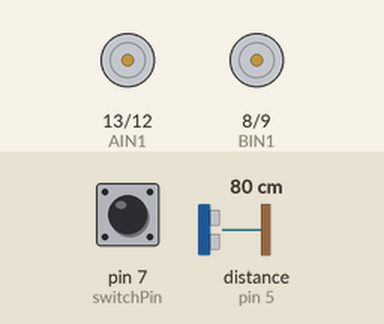
Bench run of a sketch on a simulated Arduino Uno, built with avr-gcc and run on an emulated ATmega328P. Shown: motor-driver pin pairs drawn as motors (green arrow = first pin HIGH = forward, orange = second pin HIGH = backward, longer = more drive, scaled by the enable pin). Wiring (inferred from the names in the program): ultrasonic range finder: trigger pin 6; echo pin 5. Inputs (shaded band) come from the test bench; at power-on: pin 7 (switchPin) HIGH, distance to the obstacle (sensor on pin 5) 80 cm. The echo pulse lasts 58.3 µs per cm.

Above: at 1.2 s.
1.3 s: pin 7 (switchPin) pulled LOW for 0.15 s
At 1.38 s:
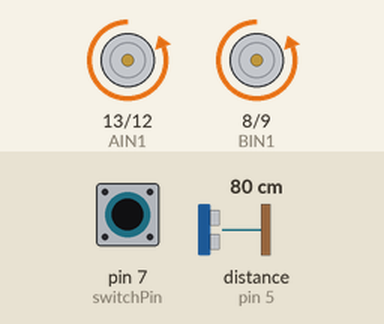
2.9 s: pin 7 (switchPin) pulled LOW for 3.2 s
At 6.4 s:
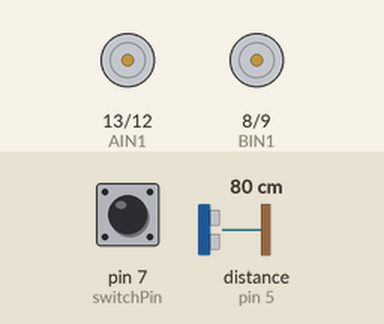
Timing chart, 0 to 7.9 s (numbered marks = the images above; inputs shaded):
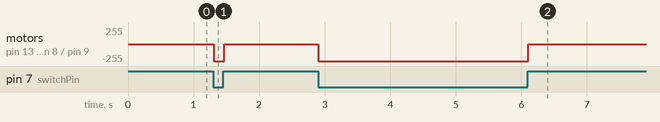

The sketch:

SIK_Circuit_5C-AutonomousRobotEDIT.ino
```cpp
/*
  SparkFun Inventor’s Kit
  Circuit 5C - Autonomous Robot

  This robot will drive around on its own and react to obstacles by backing up and turning to a new direction.
  This sketch was adapted from one of the activities in the SparkFun Guide to Arduino.
  Check out the rest of the book at
  https://www.sparkfun.com/products/14326

  This sketch was written by SparkFun Electronics, with lots of help from the Arduino community.
  This code is completely free for any use.

  View circuit diagram and instructions at: https://learn.sparkfun.com/tutorials/sparkfun-inventors-kit-experiment-guide---v41
  Download drawings and code at: https://github.com/sparkfun/SIK-Guide-Code

********** AUTHORS NOTE:************
  ============================================================================
  This code was mostly recycled from Circuit 5C provided in the Sparkfun Inventor's Kit.
  There are a few additions to the file regarding communication with the other RedBoard.
  ============================================================================
*/
#include <Wire.h>


//the right motor will be controlled by the motor A pins on the motor driver
const int AIN1 = 13;           //control pin 1 on the motor driver for the right motor
const int AIN2 = 12;            //control pin 2 on the motor driver for the right motor
const int PWMA = 11;            //speed control pin on the motor driver for the right motor

//the left motor will be controlled by the motor B pins on the motor driver
const int PWMB = 10;           //speed control pin on the motor driver for the left motor
const int BIN2 = 9;           //control pin 2 on the motor driver for the left motor
const int BIN1 = 8;           //control pin 1 on the motor driver for the left motor


//distance variables
const int trigPin = 6;
const int echoPin = 5;

int switchPin = 7;             //switch to turn the robot on and off

float distance = 0;            //variable to store the distance measured by the distance sensor

//robot behaviour variables
int backupTime = 300;           //amount of time that the robot will back up when it senses an object
int turnTime = 200;             //amount that the robot will turn once it has backed up
int x = 0;
/********************************************************************************/
void setup()
{
  Wire.begin(9); //Code written by Ryan to listen for other board's commands:
  Wire.onReceive(receiveEvent);
  pinMode(trigPin, OUTPUT);       //this pin will send ultrasonic pulses out from the distance sensor
  pinMode(echoPin, INPUT);        //this pin will sense when the pulses reflect back to the distance sensor

  pinMode(switchPin, INPUT_PULLUP);   //set this as a pullup to sense whether the switch is flipped


  //set the motor control pins as outputs
  pinMode(AIN1, OUTPUT);
  pinMode(AIN2, OUTPUT);
  pinMode(PWMA, OUTPUT);

  pinMode(BIN1, OUTPUT);
  pinMode(BIN2, OUTPUT);
  pinMode(PWMB, OUTPUT);

  //Serial.begin(9600);                       //begin serial communication with the computer
  //Serial.print("To infinity and beyond!");  //test the serial connection
} //Code written by Ryan to listen for other board's commands:
void receiveEvent(int bytes) {
  x = Wire.read();    // read one character from the I2C
}

/********************************************************************************/
void loop()
{
  //DETECT THE DISTANCE READ BY THE DISTANCE SENSOR
  int distanceint = 0;
  distance = getDistance();
  distanceint = int(distance);
  //Serial.print("Distance: ");
  //Serial.print(distance);
  //Serial.println(" in");              // print the units

  if (digitalRead(switchPin) == LOW) { //if the on switch is flipped
    if( x == 0){
              if (distanceint < 10) {              //if an object is detected
                //back up and turn
                //Serial.print(" ");
                //Serial.print("BACK!");

                //stop for a moment
                rightMotor(0);
                leftMotor(0);
                delay(200);

                //back up
                rightMotor(-255);
                leftMotor(-255);
                delay(backupTime);

                //turn away from obstacle
                rightMotor(0);
                leftMotor(0);
                delay(turnTime);

              } else {                        //if no obstacle is detected drive forward
               // Serial.print(" ");
                //Serial.print("Moving...");


                rightMotor(255);
                leftMotor(255);
              }
            } else {                        //if the switch is off then stop

              //stop the motors
              rightMotor(0);
              leftMotor(0);
            }

            delay(50);                      //wait 50 milliseconds between readings
          }
     else{
          rightMotor(0);
          leftMotor(0);
    }
  }
/********************************************************************************/
void rightMotor(int motorSpeed)                       //function for driving the right motor
{
  if (motorSpeed > 0)                                 //if the motor should drive forward (positive speed)
  {
    digitalWrite(AIN1, LOW);                         //set pin 1 to high
    digitalWrite(AIN2, HIGH);                          //set pin 2 to low
  }
  else if (motorSpeed < 0)                            //if the motor should drive backward (negative speed)
  {
    digitalWrite(AIN1, HIGH);                          //set pin 1 to low
    digitalWrite(AIN2, LOW);                         //set pin 2 to high
  }
  else                                                //if the motor should stop
  {
    digitalWrite(AIN1, LOW);                          //set pin 1 to low
    digitalWrite(AIN2, LOW);                          //set pin 2 to low
  }
  analogWrite(PWMA, abs(motorSpeed));                 //now that the motor direction is set, drive it at the entered speed
}

/********************************************************************************/
void leftMotor(int motorSpeed)                        //function for driving the left motor
{
  if (motorSpeed > 0)                                 //if the motor should drive forward (positive speed)
  {
    digitalWrite(BIN1, LOW);                         //set pin 1 to high
    digitalWrite(BIN2, HIGH);                          //set pin 2 to low
  }
  else if (motorSpeed < 0)                            //if the motor should drive backward (negative speed)
  {
    digitalWrite(BIN1, HIGH);                          //set pin 1 to low
    digitalWrite(BIN2, LOW);                         //set pin 2 to high
  }
  else                                                //if the motor should stop
  {
    digitalWrite(BIN1, LOW);                          //set pin 1 to low
    digitalWrite(BIN2, LOW);                          //set pin 2 to low
  }
  analogWrite(PWMB, abs(motorSpeed));                 //now that the motor direction is set, drive it at the entered speed
}

/********************************************************************************/
//RETURNS THE DISTANCE MEASURED BY THE HC-SR04 DISTANCE SENSOR
float getDistance()
{
  float echoTime;                   //variable to store the time it takes for a ping to bounce off an object
  float calculatedDistance;         //variable to store the distance calculated from the echo time

  //send out an ultrasonic pulse that's 10ms long
  digitalWrite(trigPin, HIGH);
  delayMicroseconds(10);
  digitalWrite(trigPin, LOW);

  echoTime = pulseIn(echoPin, HIGH);      //use the pulsein command to see how long it takes for the
                                          //pulse to bounce back to the sensor

  calculatedDistance = echoTime / 148;  //calculate the distance of the object that reflected the pulse (half the bounce time multiplied by the speed of sound)

  return calculatedDistance;              //send back the distance that was calculated
}
```

Measured:
- after the input at 1.3 s, motor on pin 13 (AIN1) / pin 12 (AIN2), motor on pin 8 (BIN1) / pin 9 (BIN2): stopped → backward 255/255 at once, → stopped 0.17 s later
- after the input at 2.9 s, motor on pin 13 (AIN1) / pin 12 (AIN2), motor on pin 8 (BIN1) / pin 9 (BIN2): stopped → backward 255/255 at once, → stopped 3.2 s later
